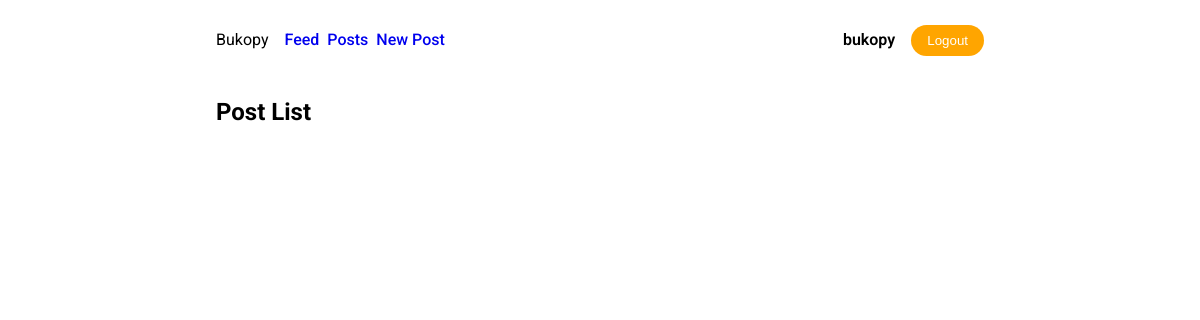
Before: /posts/ (signed in) with the older database file.
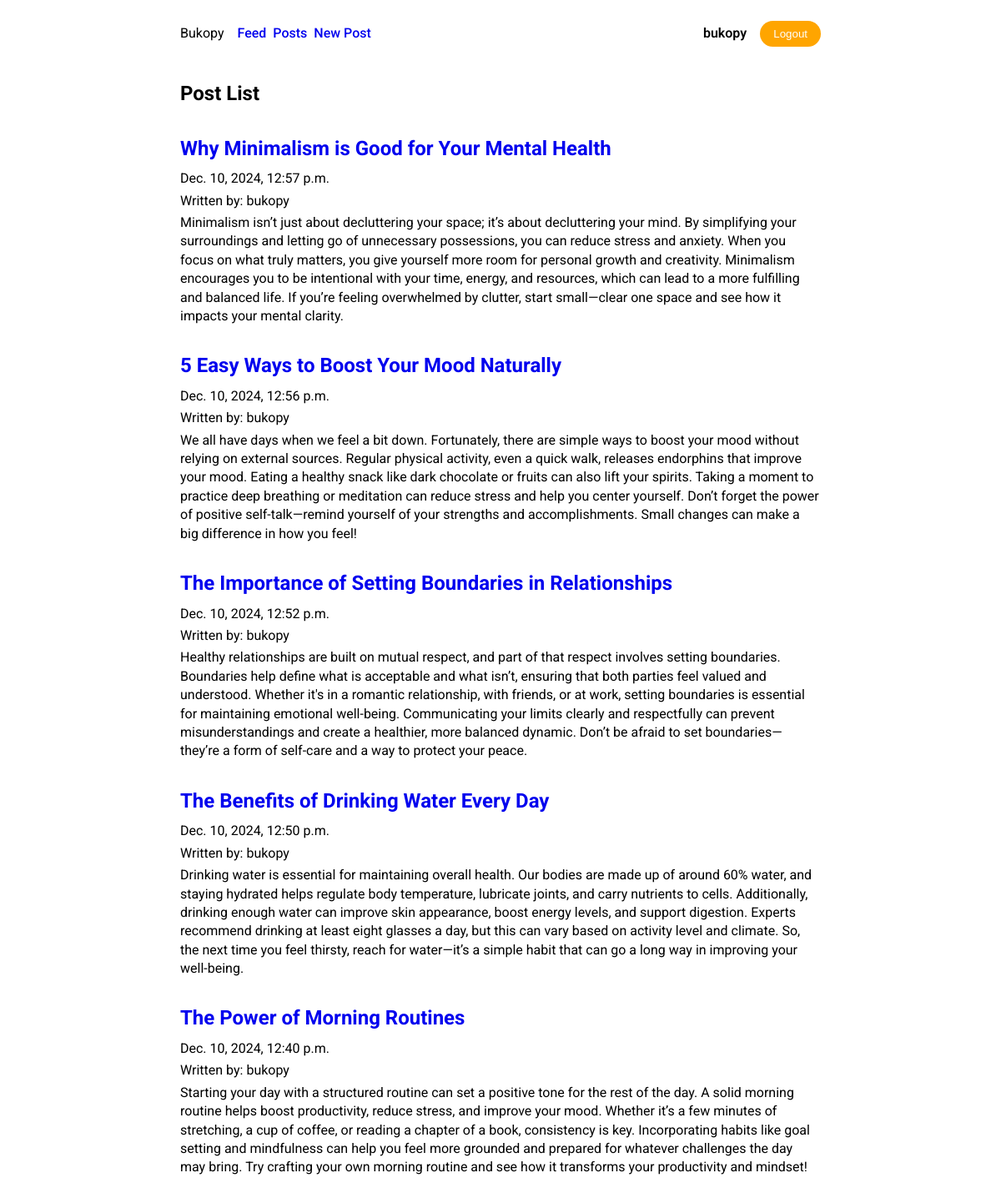
After: the same page with the newer database file.
### posts/models.py (models this page shows, shortened)
class Post(models.Model):
    title = models.CharField(max_length=75)
    body = models.TextField()
    slug = models.SlugField()
    date = models.DateTimeField(auto_now_add=True)
    banner = models.ImageField(default='fallback.png', blank=True)
    author = models.ForeignKey(User, on_delete=models.CASCADE, default=None)

### posts/views.py (the view)
# urls.py: path('', views.posts_list, name="list"),
def posts_list(request):
    posts = Post.objects.filter(author=request.user).order_by('-date')
    return render(request, 'posts/posts_list.html', {'posts': posts})

### posts/templates/posts/posts_list.html (shortened to what this page needs)
{% extends 'layout.html' %}
{% block content %}
<section class="">
  <h1 class="">Post List</h1>
  {% for post in posts %}
    <article class="post">
      <h2 class="post__title">
        <a href="{% url 'posts:page' slug=post.slug %}" class="post__link">
          {{ post.title }}</h2>
      <p class="post__body">{{ post.date }}</p>
      <p class="post__body">Written by: {{ post.author }}</p>
      <p class="post__body">{{ post.body }}</p>
    </article>
  {% endfor %}
</section>
{% endblock %}

### templates/layout.html (shortened to what this page needs)
<!DOCTYPE html>
{% load static %}
<html lang="en">
<head>
    <link rel="stylesheet" href="{% static 'css/style.css' %}">
</head>
<body>
    <div class="container">
        <header class="header">
            <span class="branding">
                Bukopy
            </span>
            <nav class="nav" id="nav">
                <ul class="navlinks">
                    <li class="link">
                        <a href="/" class="">Feed</a>
                    </li>
                    {% if user.is_authenticated %}
                    <li class="link">
                        <a href="{% url 'posts:list' %}" class="">Posts</a>
                    </li>
                    <li class="link">
                        <a href="{% url 'posts:new-post' %}" class="">New Post</a>
                    </li>
                    {% endif %}
                </ul>
                <div class="nav-cta">
                    {% if user.is_authenticated %}
                        <span class="user-icon">
                            {{ user.username }}
                        </span>
                        <form action="{% url 'users:logout' %}" class="" method="post">
                            <button class="logout-btn">Logout</button>
                        </form>
                    {% else %}
                    <a href="{% url 'users:login' %}" class="btn login-btn">Login</a>
                    <a href="{% url 'users:register' %}" class="btn register-btn">Register</a>
                    {% endif %}
                </div>
            </nav>
        </header>
        <main class="main">
            {% block content %}
            {% endblock %}
        </main>
    </div>
</body>
</html>

### static/css/style.css (style rules this page uses)
* { margin: 0; padding: 0; box-sizing: border-box; }
body { width: 100%; max-width: 800px; margin: 0 auto; min=height: 100vh; background-color: #ffffff; line-height: 1.4; font-family: Roboto; position: relative; }
.container { width: 100%; max-width: 800px; margin: 0 auto; }
h1 { font-size: 20px; color: black; }
a { text-decoration: none; }
p { font-size: 16px; font-fami }
ul { list-style: none; }
.header { width: 100%; height: 80px; display: flex; justify-content: space-between; align-items: center; padding: 0 16px; }
li { list-style: none; }
.nav { display: none; }
.nav .navlinks { width: 100%; display: flex; flex-direction: column; }
.nav .navlinks li { padding: 8px 0; }
.nav .nav-cta { display: flex; flex-direction: column; align-content: flex-end; gap: 8px; }
@media screen and (min-width: 500px) { .header { justify-content: space-between; } }
@media screen and (min-width: 500px) { .nav { display: flex; flex-direction: row; flex: 1; width: 100%; height: 100%; gap: 8px; } }
@media screen and (min-width: 500px) { .nav .navlinks { justify-content: start; gap: 8px; flex-direction: row; align-items: center; padding-left: 16px; } }
@media screen and (min-width: 500px) { .nav .navlinks a { font-weight: 500; } }
@media screen and (min-width: 500px) { .nav .nav-cta { display: flex; align-items: center; flex-direction: row; gap: 16px; } }
@media screen and (min-width: 500px) { .nav .nav-cta .user-icon { font-weight: 600; } }
@media screen and (min-width: 500px) { .logout-btn { width: auto; padding: 8px 16px; background: orange; color: white; border: none; border-radius: 16px; border-style: none; outline-style: none; } }
.main { width: 100%; padding: 16px; display: flex; flex-direction: column; column-gap: 24px; }
.post { display: flex; flex-direction: column; gap: 4px; margin-bottom: 32px; }
h1 { margin-bottom: 32px; font-size: 24px; }

Changed rows visible on the page:
added Post: title "Why Minimalism is Good for Your Mental Health", date "Dec. 10, 2024, 12:57 p.m.", author "bukopy", body "Minimalism isn’t just about decluttering your space; it’s about decluttering your mind. By simplifying your surroundings and letting go of unnecessary possessions, you can reduce stress and anxiety. When you focus on what truly matters, you give yourself more room for personal growth and creativity. Minimalism encourages you to be intentional with your time, energy, and resources, which can lead to a more fulfilling and balanced life. If you’re feeling overwhelmed by clutter, start small—clear one space and see how it impacts your mental clarity."
added Post: title "5 Easy Ways to Boost Your Mood Naturally", date "Dec. 10, 2024, 12:56 p.m.", author "bukopy", body "We all have days when we feel a bit down. Fortunately, there are simple ways to boost your mood without relying on external sources. Regular physical activity, even a quick walk, releases endorphins that improve your mood. Eating a healthy snack like dark chocolate or fruits can also lift your spirits. Taking a moment to practice deep breathing or meditation can reduce stress and help you center yourself. Don’t forget the power of positive self-talk—remind yourself of your strengths and accomplishments. Small changes can make a big difference in how you feel!"
added Post: title "The Importance of Setting Boundaries in Relationships", date "Dec. 10, 2024, 12:52 p.m.", author "bukopy", body "Healthy relationships are built on mutual respect, and part of that respect involves setting boundaries. Boundaries help define what is acceptable and what isn’t, ensuring that both parties feel valued and understood. Whether it's in a romantic relationship, with friends, or at work, setting boundaries is essential for maintaining emotional well-being. Communicating your limits clearly and respectfully can prevent misunderstandings and create a healthier, more balanced dynamic. Don’t be afraid to set boundaries—they’re a form of self-care and a way to protect your peace."
added Post: title "The Benefits of Drinking Water Every Day", date "Dec. 10, 2024, 12:50 p.m.", author "bukopy", body "Drinking water is essential for maintaining overall health. Our bodies are made up of around 60% water, and staying hydrated helps regulate body temperature, lubricate joints, and carry nutrients to cells. Additionally, drinking enough water can improve skin appearance, boost energy levels, and support digestion. Experts recommend drinking at least eight glasses a day, but this can vary based on activity level and climate. So, the next time you feel thirsty, reach for water—it’s a simple habit that can go a long way in improving your well-being."
added Post: title "The Power of Morning Routines", date "Dec. 10, 2024, 12:40 p.m.", author "bukopy", body "Starting your day with a structured routine can set a positive tone for the rest of the day. A solid morning routine helps boost productivity, reduce stress, and improve your mood. Whether it’s a few minutes of stretching, a cup of coffee, or reading a chapter of a book, consistency is key. Incorporating habits like goal setting and mindfulness can help you feel more grounded and prepared for whatever challenges the day may bring. Try crafting your own morning routine and see how it transforms your productivity and mindset!"
